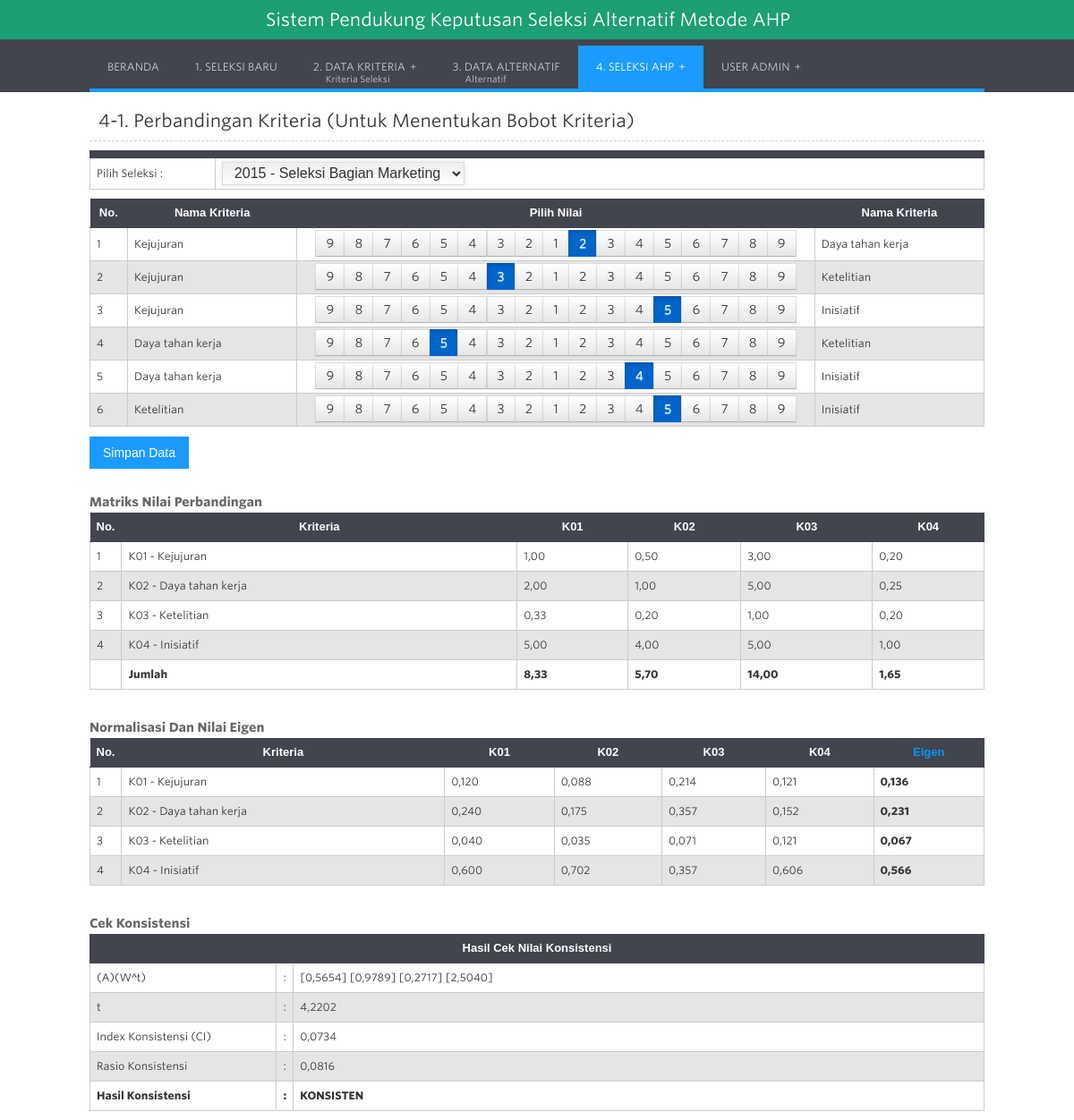
The page /?h=nilai-kriteria (signed in) on the database its author committed.
### tables this page shows
CREATE TABLE `ahp_kriteria` (
  `id_kriteria` int(11) NOT NULL,
  `kriteria` varchar(50) NOT NULL,
  `keterangan` varchar(100) NOT NULL
);

CREATE TABLE `ahp_nilai_pasangan` (
  `id_nilai_pasangan` bigint(20) NOT NULL,
  `tipe` int(1) NOT NULL COMMENT '1 untuk kriteria dan 2 untuk alternatif',
  `id_node_0` int(11) NOT NULL COMMENT 'kriteria=0, untuk alterantif=id_alternatif',
  `id_node_1` int(11) NOT NULL COMMENT 'id_kriteria_seleksi atau id_alternatif',
  `id_node_2` int(11) NOT NULL COMMENT 'id_kriteria_seleksi atau id_alternatif',
  `nilai_1` double NOT NULL,
  `nilai_2` double NOT NULL
);

CREATE TABLE `ahp_kriteria_seleksi` (
  `id_kriteria_seleksi` int(11) NOT NULL,
  `id_kriteria` int(11) NOT NULL,
  `id_seleksi` int(11) NOT NULL
);

CREATE TABLE `ahp_seleksi` (
  `id_seleksi` int(11) NOT NULL,
  `tahun` int(4) NOT NULL,
  `seleksi` varchar(50) NOT NULL,
  `catatan` varchar(100) NOT NULL
);

CREATE TABLE `ahp_nilai_random_index` (
  `id_nilai_random_index` int(11) NOT NULL,
  `matrix` int(11) NOT NULL,
  `nilai` double NOT NULL
);

### ahp_perbandingan_kriteria.php (the view, shortened to what this page needs)
<?php
  $seleksi=antiinjec($koneksi, @$_POST['seleksi']);
  if($seleksi=="") {
	  $d_seleksi=mysqli_fetch_array($koneksi->query("SELECT id_seleksi FROM ahp_seleksi ORDER BY tahun DESC, id_seleksi DESC LIMIT 0, 1"));
	  $seleksi=$d_seleksi['id_seleksi'];
  }
?>
<div class="judul">4-1. Perbandingan Kriteria (Untuk Menentukan Bobot Kriteria)</div>
<div class="csstable" >
    <form method="post" action="?h=nilai-kriteria" enctype="multipart/form-data">
    <table width="100%" border="0" cellspacing="0" cellpadding="4">
      <tr><td colspan="2"></td></tr>
      <tr>
        <td width="14%">Pilih Seleksi :</td>
        <td width="86%">
        <select name="seleksi" onchange="this.form.submit()" style="font-size:16px; color:#333; padding-top:2px; width:auto;">
            <?php
            $q_seleksi="SELECT id_seleksi, seleksi, tahun FROM ahp_seleksi ORDER BY tahun DESC, id_seleksi DESC";
            $h_node=$koneksi->query($q_seleksi);
            while($dseleksi=mysqli_fetch_array($h_node)) {
            ?>
            <option value="<?php echo $dseleksi['id_seleksi']; ?>" <?php if($dseleksi['id_seleksi']==$seleksi) { echo "selected"; } ?>><?php echo $dseleksi['tahun']." - ".$dseleksi['seleksi']; ?></option>
            <?php } ?>
        </select>
        </td>
      </tr>
    </table>
    </form>
    <form method="post" action="?h=nilai-kriteria" class="row-fluid margin-none">
    <table width="100%" border="0" cellspacing="0" cellpadding="4">
      <tr>
          <td width='4%'>No.</td>
          <td width='18%'>Nama Kriteria</td>
          <td width='55%' style="text-align:center;">Pilih Nilai</td>
          <td width='18%'>Nama Kriteria</td>
      </tr>
	  <?php
      $tampil ="SELECT b.id_kriteria_seleksi, a.kriteria, c.tipe, c.id_node_0, c.id_node_1, c.id_node_2, c.id_nilai_pasangan, c.nilai_1, c.nilai_2
	  			FROM ahp_kriteria as a, ahp_kriteria_seleksi as b, ahp_nilai_pasangan as c
				WHERE c.tipe=2 AND c.id_node_0=0 AND a.id_kriteria=b.id_kriteria AND b.id_kriteria_seleksi=c.id_node_1 AND b.id_seleksi='$seleksi' ORDER BY c.id_nilai_pasangan ASC, b.id_kriteria_seleksi ASC";
	  $h_tampil=$koneksi->query($tampil);
      $no = 1;
      while($r=mysqli_fetch_array($h_tampil)){
        $tampil2 ="SELECT b.id_kriteria_seleksi, a.kriteria, c.tipe, c.id_node_0, c.id_node_1, c.id_node_2, c.id_nilai_pasangan, c.nilai_1, c.nilai_2
	  			   FROM ahp_kriteria as a, ahp_kriteria_seleksi as b, ahp_nilai_pasangan as c
				   WHERE c.tipe=2 AND c.id_node_0=0 AND a.id_kriteria=b.id_kriteria AND b.id_kriteria_seleksi=c.id_node_2 AND b.id_seleksi='$seleksi' AND c.id_nilai_pasangan='$r[id_nilai_pasangan]' ORDER BY c.id_nilai_pasangan ASC, b.id_kriteria_seleksi ASC";
        $h_tampil2=$koneksi->query($tampil2);
        $r2=mysqli_fetch_array($h_tampil2);
        $nilai=0;
        if($r['nilai_1']<1) { $nilai=$r['nilai_2']; }
        elseif($r['nilai_1']>1) { $nilai=-$r['nilai_1']; }
        elseif($r['nilai_1']==1) { $nilai=1; }
        ?>
        <tr>
            <td>
			<?php echo $no; ?>
            </td>
            <td><?php echo $r['kriteria']; ?></td>
            <td style="text-align:center;">
                 <label for="radio1<?php echo $no; ?>"><a title="ABCDEFGH">9</a></label>
                 <label for="radio2<?php echo $no; ?>">8</label>
                 <label for="radio3<?php echo $no; ?>">7</label>
                 <label for="radio4<?php echo $no; ?>">6</label>
                 <label for="radio5<?php echo $no; ?>">5</label>
                 <label for="radio6<?php echo $no; ?>">4</label>
                 <label for="radio7<?php echo $no; ?>">3</label>
                 <label for="radio8<?php echo $no; ?>">2</label>
                 <label for="radio9<?php echo $no; ?>">1</label>
                 <label for="radio10<?php echo $no; ?>">2</label>
                 <label for="radio11<?php echo $no; ?>">3</label>
                 <label for="radio12<?php echo $no; ?>">4</label>
                 <label for="radio13<?php echo $no; ?>">5</label>
                 <label for="radio14<?php echo $no; ?>">6</label>
              <input type="radio" id="radio15<?php echo $no; ?>" name="pilih<?php echo $r['id_nilai_pasangan']; ?>" value="7" <?php if($nilai==7) { echo "checked"; } ?>>
                 <label for="radio15<?php echo $no; ?>">7</label>
              <input type="radio" id="radio16<?php echo $no; ?>" name="pilih<?php echo $r['id_nilai_pasangan']; ?>" value="8" <?php if($nilai==8) { echo "checked"; } ?>>
                 <label for="radio16<?php echo $no; ?>">8</label>
              <input type="radio" id="radio17<?php echo $no; ?>" name="pilih<?php echo $r['id_nilai_pasangan']; ?>" value="9" <?php if($nilai==9) { echo "checked"; } ?>>
                 <label for="radio17<?php echo $no; ?>">9</label>
            </td>
            <td><?php echo $r2['kriteria']; ?></td>
        </tr>
        <?php
        $no++;
      }
      ?>
    </table>
    <button id='send' type='submit' name="btn_simpan" class="tombol-large w_biru hvr-fade">Simpan Data</button>
    </form>
    <br />
    <?php if($seleksi!="") { ?>
    <h4>Matriks Nilai Perbandingan</h4>
    <div class="box">
    <table width="100%" border="0" cellspacing="0" cellpadding="4">
    <?php
    $h_node=$koneksi->query("SELECT a.id_kriteria_seleksi FROM ahp_kriteria_seleksi as a, ahp_kriteria as b
					 WHERE a.id_kriteria=b.id_kriteria AND a.id_seleksi='$seleksi'
					 ORDER BY a.id_kriteria_seleksi ASC");
    $jml_node=mysqli_num_rows($h_node);
    ?>
          <tr>
              <td width='3%'>No.</td>
              <td>Kriteria</td>
              <?php
              for($i=1; $i<=$jml_node; $i++) {
              ?>
              <td><?php echo sprintf("K%02d", $i); ?></td>
              <?php } ?>
          </tr>
    <?php
    $total=array();
    $tampil ="SELECT a.id_kriteria_seleksi, b.kriteria FROM ahp_kriteria_seleksi as a, ahp_kriteria as b
			  WHERE a.id_kriteria=b.id_kriteria AND a.id_seleksi='$seleksi'
			  ORDER BY a.id_kriteria_seleksi ASC";
    $h_tampil=$koneksi->query($tampil);
    $no = 1;
    while($r=mysqli_fetch_array($h_tampil)){
      $n_node=sprintf("K%02d", $no);
      ?>
      <tr>
          <td><?php echo $no; ?></td>
          <td><?php echo $n_node.' - '.$r['kriteria']; ?></td>
          <?php
          $n=0;
          $h_node=$koneksi->query("SELECT a.id_kriteria_seleksi FROM ahp_kriteria_seleksi as a, ahp_kriteria as b
						   WHERE a.id_kriteria=b.id_kriteria AND a.id_seleksi='$seleksi'
						   ORDER BY a.id_kriteria_seleksi ASC");
          while($d_node=mysqli_fetch_array($h_node)) {
                $nilai_pasang=0;
                $h_nilai1=$koneksi->query("SELECT nilai_1 FROM ahp_nilai_pasangan WHERE tipe=2 AND id_node_0=0 AND
                                  id_node_1='$r[id_kriteria_seleksi]' AND id_node_2='$d_node[id_kriteria_seleksi]'");
                $d_nilai1=mysqli_fetch_array($h_nilai1);
                $h_nilai2=$koneksi->query("SELECT nilai_2 FROM ahp_nilai_pasangan WHERE tipe=2 AND id_node_0=0 AND
                                  id_node_2='$r[id_kriteria_seleksi]' AND id_node_1='$d_node[id_kriteria_seleksi]'");
                $d_nilai2=mysqli_fetch_array($h_nilai2);
                if(@$d_nilai1[0]==0) { $nilai_pasang=@$d_nilai2[0]; } else { $nilai_pasang=@$d_nilai1[0]; }
                if($nilai_pasang==0 || $nilai_pasang=="") { $nilai_pasang=1; }
                $total[$n]=@$total[$n]+$nilai_pasang;
                ?>
              <td><?php echo number_format($nilai_pasang, 2, ',', '.'); ?></td>
          <?php $n++; } ?>
      </tr>
      <?php
      $no++;
    }
    ?>
          <tr>
              <td></td>
              <td style="font-weight:bold; color:#333;">Jumlah</td>
              <?php
              for($i=0; $i<$jml_node; $i++) {
              ?>
              <td style="font-weight:bold; color:#333;"><?php echo number_format($total[$i], 2, ",", '.'); ?></td>
              <?php } ?>
          </tr>
    </table>
    <div style="width:100%; height:20px; clear:both;"></div>
    <h4>Normalisasi Dan Nilai Eigen</h4>
    <table width="100%" border="0" cellspacing="0" cellpadding="4">
    <?php
    $h_node=$koneksi->query("SELECT a.id_kriteria_seleksi, b.kriteria FROM ahp_kriteria_seleksi as a, ahp_kriteria as b
					 WHERE a.id_kriteria=b.id_kriteria AND a.id_seleksi='$seleksi'
					 ORDER BY a.id_kriteria_seleksi ASC");
    $jml_node=mysqli_num_rows($h_node);
    ?>
          <tr>
              <td width='3%'>No.</td>
              <td>Kriteria</td>
              <?php
              for($i=1; $i<=$jml_node; $i++) {
              ?>
              <td><?php echo sprintf("K%02d", $i); ?></td>
              <?php } ?>
              <td style="font-weight:bold; color:#09F;">Eigen</td>
          </tr>
    <?php
    $eigen=array();
    $tampil ="SELECT a.id_kriteria_seleksi, b.kriteria FROM ahp_kriteria_seleksi as a, ahp_kriteria as b
			  WHERE a.id_kriteria=b.id_kriteria AND a.id_seleksi='$seleksi'
			  ORDER BY a.id_kriteria_seleksi ASC";
    $h_tampil=$koneksi->query($tampil);
    $no = 1;
    while($r=mysqli_fetch_array($h_tampil)){
      $n_node=sprintf("K%02d", $no);
      ?>
      <tr>
          <td><?php echo $no; ?></td>
          <td><?php echo $n_node.' - '.$r['kriteria']; ?></td>
          <?php
          $n=0;
          $jumlah_normalisasi=0;
          $h_node=$koneksi->query("SELECT a.id_kriteria_seleksi, b.kriteria FROM ahp_kriteria_seleksi as a, ahp_kriteria as b
						   WHERE a.id_kriteria=b.id_kriteria AND a.id_seleksi='$seleksi'
						   ORDER BY a.id_kriteria_seleksi ASC");
          while($d_node=mysqli_fetch_array($h_node)) {
                $nilai_pasang=0;
                $h_nilai1=$koneksi->query("SELECT nilai_1 FROM ahp_nilai_pasangan WHERE tipe=2 AND id_node_0=0 AND
                                  id_node_1='$r[id_kriteria_seleksi]' AND id_node_2='$d_node[id_kriteria_seleksi]'");
                $d_nilai1=mysqli_fetch_array($h_nilai1);
                $h_nilai2=$koneksi->query("SELECT nilai_2 FROM ahp_nilai_pasangan WHERE tipe=2 AND id_node_0=0 AND
                                  id_node_2='$r[id_kriteria_seleksi]' AND id_node_1='$d_node[id_kriteria_seleksi]'");
                $d_nilai2=mysqli_fetch_array($h_nilai2);
                if(@$d_nilai1[0]==0) { $nilai_pasang=@$d_nilai2[0]; } else { $nilai_pasang=@$d_nilai1[0]; }
                if($nilai_pasang==0 || $nilai_pasang=="") { $nilai_pasang=1; }
                $nilai_normalisasi=$nilai_pasang/$total[$n];
                $jumlah_normalisasi=$jumlah_normalisasi+$nilai_normalisasi;
                ?>
              <td><?php echo number_format($nilai_normalisasi, 3, ',', '.'); ?></td>
          <?php
          $n++; }
          $eigen[$no-1]=$jumlah_normalisasi/$jml_node;
          $urut=$no-1;
		  $cek_data=mysqli_fetch_array($koneksi->query("SELECT COUNT(*) FROM ahp_nilai_eigen WHERE tipe=2 AND id_node_0=0 AND id_node='$r[id_kriteria_seleksi]'"));
		  if($cek_data[0]==0) {
			  $koneksi->query("INSERT INTO ahp_nilai_eigen(tipe, id_node_0, id_node, nilai) VALUES (2, 0, '$r[id_kriteria_seleksi]', '$eigen[$urut]')");
		  } else {
			  $koneksi->query("UPDATE ahp_nilai_eigen SET nilai='$eigen[$urut]' WHERE tipe=2 AND id_node_0=0 AND id_node='$r[id_kriteria_seleksi]'");
		  }
          ?>
          <td style="font-weight:bold; color:#333;"><?php echo number_format($eigen[$no-1], 3, ',', '.'); ?></td>
      </tr>
      <?php
      $no++;
    }
    ?>
    </table>
    <div style="width:100%; height:20px; clear:both;"></div>
    <h4>Cek Konsistensi</h4>
    <table width="100%" border="0" cellspacing="0" cellpadding="4">
    <tr><td colspan="3">Hasil Cek Nilai Konsistensi</td></tr>
    <tr>
        <td width="21%">(A)(W^t)</td>
        <td width="1%">:</td>
        <td width="78%">
        <?php
            $AWt=array();
            $tampil ="SELECT a.id_kriteria_seleksi, b.kriteria FROM ahp_kriteria_seleksi as a, ahp_kriteria as b
					  WHERE a.id_kriteria=b.id_kriteria AND a.id_seleksi='$seleksi'
					  ORDER BY a.id_kriteria_seleksi ASC";
            $h_tampil=$koneksi->query($tampil);
            $no = 0;
            while($r=mysqli_fetch_array($h_tampil)){
              $AWt_line=0;
              $n=0;
              $h_node=$koneksi->query("SELECT a.id_kriteria_seleksi, b.kriteria FROM ahp_kriteria_seleksi as a, ahp_kriteria as b
							   WHERE a.id_kriteria=b.id_kriteria AND a.id_seleksi='$seleksi'
							   ORDER BY a.id_kriteria_seleksi ASC");
              while($d_node=mysqli_fetch_array($h_node)) {
				  $nilai_pasang=0;
				  $h_nilai1=$koneksi->query("SELECT nilai_1 FROM ahp_nilai_pasangan WHERE tipe=2 AND id_node_0=0 AND
									id_node_1='$r[id_kriteria_seleksi]' AND id_node_2='$d_node[id_kriteria_seleksi]'");
				  $d_nilai1=mysqli_fetch_array($h_nilai1);
				  $h_nilai2=$koneksi->query("SELECT nilai_2 FROM ahp_nilai_pasangan WHERE tipe=2 AND id_node_0=0 AND
									id_node_2='$r[id_kriteria_seleksi]' AND id_node_1='$d_node[id_kriteria_seleksi]'");
				  $d_nilai2=mysqli_fetch_array($h_nilai2);
				  if(@$d_nilai1[0]==0) { $nilai_pasang=@$d_nilai2[0]; } else { $nilai_pasang=@$d_nilai1[0]; }
				  if($nilai_pasang==0 || $nilai_pasang=="") { $nilai_pasang=1; }
				  $AWt_line=$AWt_line+($nilai_pasang*$eigen[$n]);
                $n++;
              }
            $AWt[$no]=$AWt_line;
            $no++;
            }
            for($i=0; $i<$jml_node; $i++) { echo "[".number_format($AWt[$i], 4, ',', '.')."] "; }
        ?>
        </td>
    <tr>
      <td>t</td>
      <td>:</td>
      <td>
      <?php
      $tot_AWt_per_Eigen=0;
      for($i=0; $i<$jml_node; $i++) { $tot_AWt_per_Eigen=$tot_AWt_per_Eigen+($AWt[$i]/$eigen[$i]); }
      $t=$tot_AWt_per_Eigen/$jml_node;
      echo number_format($t, 4, ',', '.');
      ?>
      </td>
    </tr>
    <tr>
      <td>Index Konsistensi (CI)</td>
      <td>:</td>
      <td>
      <?php
      $CI=($t-$jml_node)/($jml_node-1);
      echo number_format($CI, 4, ',', '.');
      ?>
      </td>
    </tr>
    <tr>
      <td>Rasio Konsistensi</td>
      <td>:</td>
      <td>
      <?php
      $h_nilaiRI=$koneksi->query("SELECT nilai FROM ahp_nilai_random_index WHERE matrix='$jml_node'");
      $d_nilaiRI=mysqli_fetch_array($h_nilaiRI);
      $nilai_RI=$d_nilaiRI['nilai'];
      $Rasio_Konsistensi=($nilai_RI==0) ? 0 : $CI/$nilai_RI;
      echo number_format($Rasio_Konsistensi, 4, ',', '.');
      ?>
      </td>
    </tr>
    <tr>
      <td style="font-weight:bold; color:#333;">Hasil Konsistensi</td>
      <td style="font-weight:bold; color:#333;">:</td>
      <td style="font-weight:bold; color:#333;">
      <?php
      if($Rasio_Konsistensi<=0.1) { echo "KONSISTEN"; } else { echo "Belum Konsisten"; }
      ?>
      </td>
    </tr>
    </table>
    <?php } ?>
</div>

### rows shown on the page
ahp_kriteria: kriteria "Kejujuran", ahp_kriteria.kriteria "Daya tahan kerja", ahp_kriteria.kriteria "Ketelitian", ahp_kriteria.kriteria "Inisiatif"
ahp_nilai_pasangan: nilai_2 "☐ 7", nilai_2 "☐ 8", nilai_2 "☐ 9"
ahp_nilai_pasangan: nilai_1 "☐ 7", nilai_1 "☐ 8", nilai_1 "☐ 9"
ahp_nilai_pasangan: nilai_2 "☐ 7", nilai_2 "☐ 8", nilai_2 "☐ 9"
ahp_kriteria: kriteria "Daya tahan kerja", ahp_kriteria.kriteria "Ketelitian", ahp_kriteria.kriteria "Inisiatif"
ahp_nilai_pasangan: nilai_1 "☐ 7", nilai_1 "☐ 8", nilai_1 "☐ 9"
ahp_nilai_pasangan: nilai_2 "☐ 7", nilai_2 "☐ 8", nilai_2 "☐ 9"
ahp_kriteria: kriteria "Ketelitian", ahp_kriteria.kriteria "Inisiatif"
ahp_nilai_pasangan: nilai_2 "☐ 7", nilai_2 "☐ 8", nilai_2 "☐ 9"
ahp_kriteria_seleksi: id_seleksi.id_seleksi "K01", id_kriteria.kriteria "Kejujuran", nilai_pasang "1,00", ahp_nilai_pasangan.nilai_2 "2,00", ahp_nilai_pasangan.nilai_2 "0,33", ahp_nilai_pasangan.nilai_2 "5,00", nilai_normalisasi "0,120", id_seleksi.id_seleksi "0,136", ahp_nilai_pasangan.nilai_2 "0,240", ahp_nilai_pasangan.nilai_2 "0,040", ahp_nilai_pasangan.nilai_2 "0,600"
ahp_kriteria_seleksi: ahp_nilai_pasangan.nilai_1 "0,50", n_node "K02", id_kriteria.kriteria "Daya tahan kerja", nilai_pasang "1,00", ahp_nilai_pasangan.nilai_2 "0,20", ahp_nilai_pasangan.nilai_2 "4,00", ahp_nilai_pasangan.nilai_1 "0,088", nilai_normalisasi "0,175", no "0,231", ahp_nilai_pasangan.nilai_2 "0,035", ahp_nilai_pasangan.nilai_2 "0,702"
ahp_kriteria_seleksi: ahp_nilai_pasangan.nilai_1 "3,00", ahp_nilai_pasangan.nilai_1 "5,00", n_node "K03", id_kriteria.kriteria "Ketelitian", nilai_pasang "1,00", ahp_nilai_pasangan.nilai_2 "5,00", ahp_nilai_pasangan.nilai_1 "0,214", ahp_nilai_pasangan.nilai_1 "0,357", nilai_normalisasi "0,071", no "0,067", ahp_nilai_pasangan.nilai_2 "0,357"
ahp_kriteria_seleksi: ahp_nilai_pasangan.nilai_1 "0,20", ahp_nilai_pasangan.nilai_1 "0,25", n_node "K04", id_kriteria.kriteria "Inisiatif", nilai_pasang "1,00", ahp_nilai_pasangan.nilai_1 "0,121", ahp_nilai_pasangan.nilai_1 "0,152", nilai_normalisasi "0,606", no "0,566"
ahp_nilai_random_index: nilai "0,0816"

### other values the page prints
$kasus "Seleksi Alternatif"
$kasus_objek "ALTERNATIF"
$usernama "ADMIN"
$total[$i] "8,33"
$total[$i] "5,70"
$total[$i] "14,00"
$total[$i] "1,65"
$AWt[$i] "0,5654"
$AWt[$i] "0,9789"
$AWt[$i] "0,2717"
$AWt[$i] "2,5040"
$t "4,2202"
$CI "0,0734"
form field seleksi "2015 - Seleksi Bagian Marketing"
